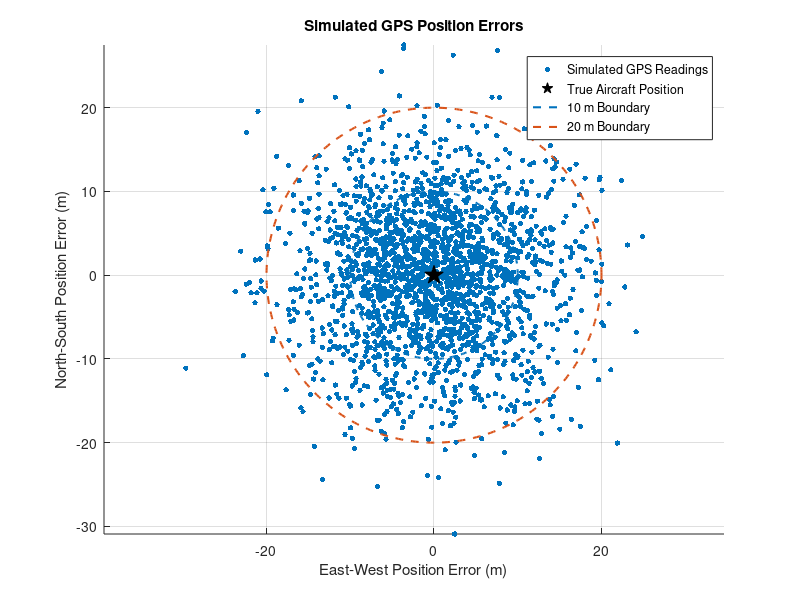

The MATLAB source for this figure:
clear;
clc;
close all;

x_true = 0;      % True East-West position in meters
y_true = 0;      % True North-South position in meters
mu = 0;          % Mean GPS error in meters
sigma = 8;       % Standard deviation of GPS error in meters
N = 2000;        % Number of simulated GPS readings

rng(1);          % Set random number seed for reproducibility

% Generate random GPS errors
Ex = mu + sigma * randn(N, 1);
Ey = mu + sigma * randn(N, 1);

% Calculate indicated GPS positions
x_GPS = x_true + Ex;
y_GPS = y_true + Ey;

% Calculate total horizontal position error
D = sqrt(Ex.^2 + Ey.^2);

% Calculate basic statistics
mean_position_error = mean(D);
maximum_position_error = max(D);

% Determine readings within 10 meters
within_10m = D <= 10;
number_within_10m = sum(within_10m);
percentage_within_10m = (number_within_10m / N) * 100;

% Determine readings within 20 meters
within_20m = D <= 20;
number_within_20m = sum(within_20m);
percentage_within_20m = (number_within_20m / N) * 100;

fprintf('Number of GPS readings = %d\n', N);
fprintf('True aircraft position = (%.1f, %.1f) m\n', x_true, y_true);
fprintf('GPS error standard deviation = %.2f m\n', sigma);
fprintf('Mean horizontal position error = %.2f m\n', mean_position_error);
fprintf('Maximum horizontal error = %.2f m\n', maximum_position_error);
fprintf('Readings within 10 m = %d\n', number_within_10m);
fprintf('Percentage within 10 m = %.2f %%\n', percentage_within_10m);
fprintf('Readings within 20 m = %d\n', number_within_20m);
fprintf('Percentage within 20 m = %.2f %%\n', percentage_within_20m);

figure;
scatter(x_GPS, y_GPS, 15, 'filled');
hold on;

% Mark the actual aircraft position
plot(x_true, y_true, 'kp', 'MarkerSize', 14, 'MarkerFaceColor', 'k');

% Draw 10-meter accuracy circle
theta = linspace(0, 2*pi, 360);
x_circle10 = x_true + 10 * cos(theta);
y_circle10 = y_true + 10 * sin(theta);
plot(x_circle10, y_circle10, '--', 'LineWidth', 1.5);

% Draw 20-meter accuracy circle
x_circle20 = x_true + 20 * cos(theta);
y_circle20 = y_true + 20 * sin(theta);
plot(x_circle20, y_circle20, '--', 'LineWidth', 1.5);

% Graph formatting
xlabel('East-West Position Error (m)');
ylabel('North-South Position Error (m)');
title('Simulated GPS Position Errors');
legend('Simulated GPS Readings', 'True Aircraft Position', '10 m Boundary', '20 m Boundary', 'Location', 'best');
axis equal;
grid on;
hold off;
